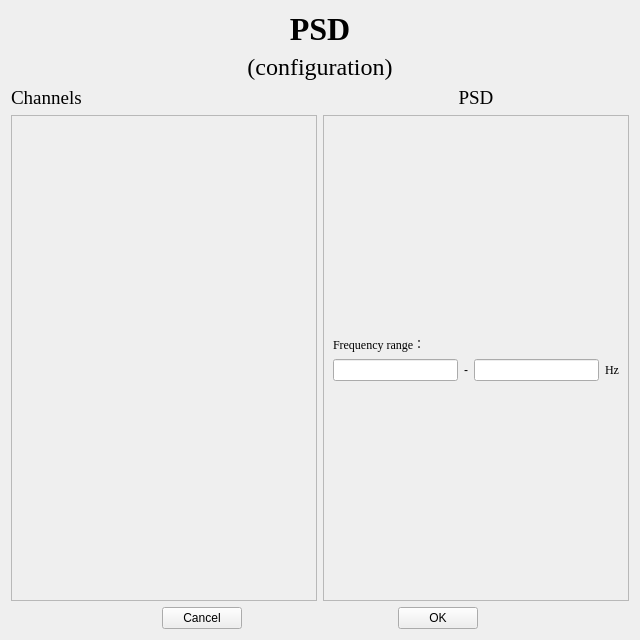
<?xml version="1.0" encoding="UTF-8"?>
<ui version="4.0">
 <class>PSD</class>
 <widget class="QWidget" name="PSD">
  <property name="geometry">
   <rect>
    <x>0</x>
    <y>0</y>
    <width>640</width>
    <height>640</height>
   </rect>
  </property>
  <property name="windowTitle">
   <string>Form</string>
  </property>
  <layout class="QVBoxLayout" name="verticalLayout_3">
   <item>
    <widget class="QLabel" name="title">
     <property name="font">
      <font>
       <family>Times New Roman</family>
       <pointsize>24</pointsize>
       <weight>75</weight>
       <bold>true</bold>
      </font>
     </property>
     <property name="layoutDirection">
      <enum>Qt::LeftToRight</enum>
     </property>
     <property name="text">
      <string>PSD</string>
     </property>
     <property name="alignment">
      <set>Qt::AlignCenter</set>
     </property>
    </widget>
   </item>
   <item>
    <widget class="QLabel" name="title_2">
     <property name="font">
      <font>
       <family>Times New Roman</family>
       <pointsize>18</pointsize>
       <weight>50</weight>
       <bold>false</bold>
      </font>
     </property>
     <property name="layoutDirection">
      <enum>Qt::LeftToRight</enum>
     </property>
     <property name="text">
      <string>(configuration)</string>
     </property>
     <property name="alignment">
      <set>Qt::AlignCenter</set>
     </property>
    </widget>
   </item>
   <item>
    <layout class="QHBoxLayout" name="horizontalLayout_2">
     <item>
      <layout class="QVBoxLayout" name="verticalLayout">
       <item>
        <widget class="QLabel" name="label_7">
         <property name="font">
          <font>
           <family>Times New Roman</family>
           <pointsize>14</pointsize>
          </font>
         </property>
         <property name="text">
          <string>Channels</string>
         </property>
        </widget>
       </item>
       <item>
        <widget class="QScrollArea" name="scrollArea">
         <property name="widgetResizable">
          <bool>true</bool>
         </property>
         <widget class="QWidget" name="scrollAreaWidgetContents_2">
          <property name="geometry">
           <rect>
            <x>0</x>
            <y>0</y>
            <width>303</width>
            <height>482</height>
           </rect>
          </property>
         </widget>
        </widget>
       </item>
      </layout>
     </item>
     <item>
      <layout class="QVBoxLayout" name="verticalLayout_2">
       <item>
        <widget class="QLabel" name="label_8">
         <property name="font">
          <font>
           <family>Times New Roman</family>
           <pointsize>14</pointsize>
          </font>
         </property>
         <property name="text">
          <string>PSD</string>
         </property>
         <property name="alignment">
          <set>Qt::AlignCenter</set>
         </property>
        </widget>
       </item>
       <item>
        <widget class="QScrollArea" name="scrollArea_2">
         <property name="widgetResizable">
          <bool>true</bool>
         </property>
         <widget class="QWidget" name="scrollAreaWidgetContents">
          <property name="geometry">
           <rect>
            <x>0</x>
            <y>0</y>
            <width>303</width>
            <height>482</height>
           </rect>
          </property>
          <layout class="QVBoxLayout" name="verticalLayout_5">
           <item>
            <spacer name="verticalSpacer">
             <property name="orientation">
              <enum>Qt::Vertical</enum>
             </property>
             <property name="sizeHint" stdset="0">
              <size>
               <width>20</width>
               <height>40</height>
              </size>
             </property>
            </spacer>
           </item>
           <item>
            <layout class="QVBoxLayout" name="verticalLayout_4">
             <item>
              <widget class="QLabel" name="label">
               <property name="font">
                <font>
                 <family>Times New Roman</family>
                </font>
               </property>
               <property name="text">
                <string>Frequency range：</string>
               </property>
              </widget>
             </item>
             <item>
              <layout class="QHBoxLayout" name="horizontalLayout_3">
               <item>
                <widget class="QLineEdit" name="lineEdit">
                 <property name="inputMask">
                  <string/>
                 </property>
                 <property name="text">
                  <string/>
                 </property>
                 <property name="maxLength">
                  <number>3</number>
                 </property>
                </widget>
               </item>
               <item>
                <widget class="QLabel" name="label_4">
                 <property name="text">
                  <string>-</string>
                 </property>
                </widget>
               </item>
               <item>
                <widget class="QLineEdit" name="lineEdit_2">
                 <property name="inputMask">
                  <string/>
                 </property>
                 <property name="text">
                  <string/>
                 </property>
                 <property name="maxLength">
                  <number>3</number>
                 </property>
                </widget>
               </item>
               <item>
                <widget class="QLabel" name="label_11">
                 <property name="font">
                  <font>
                   <family>Times New Roman</family>
                  </font>
                 </property>
                 <property name="text">
                  <string>Hz</string>
                 </property>
                </widget>
               </item>
              </layout>
             </item>
            </layout>
           </item>
           <item>
            <spacer name="verticalSpacer_2">
             <property name="orientation">
              <enum>Qt::Vertical</enum>
             </property>
             <property name="sizeHint" stdset="0">
              <size>
               <width>20</width>
               <height>40</height>
              </size>
             </property>
            </spacer>
           </item>
          </layout>
         </widget>
        </widget>
       </item>
      </layout>
     </item>
    </layout>
   </item>
   <item>
    <layout class="QHBoxLayout" name="horizontalLayout">
     <item>
      <spacer name="horizontalSpacer">
       <property name="orientation">
        <enum>Qt::Horizontal</enum>
       </property>
       <property name="sizeHint" stdset="0">
        <size>
         <width>40</width>
         <height>20</height>
        </size>
       </property>
      </spacer>
     </item>
     <item>
      <widget class="QPushButton" name="pushButton_cancel">
       <property name="text">
        <string>Cancel</string>
       </property>
      </widget>
     </item>
     <item>
      <spacer name="horizontalSpacer_3">
       <property name="orientation">
        <enum>Qt::Horizontal</enum>
       </property>
       <property name="sizeHint" stdset="0">
        <size>
         <width>40</width>
         <height>20</height>
        </size>
       </property>
      </spacer>
     </item>
     <item>
      <widget class="QPushButton" name="pushButton_ok">
       <property name="text">
        <string>OK</string>
       </property>
      </widget>
     </item>
     <item>
      <spacer name="horizontalSpacer_2">
       <property name="orientation">
        <enum>Qt::Horizontal</enum>
       </property>
       <property name="sizeHint" stdset="0">
        <size>
         <width>40</width>
         <height>20</height>
        </size>
       </property>
      </spacer>
     </item>
    </layout>
   </item>
  </layout>
 </widget>
 <resources/>
 <connections/>
</ui>
